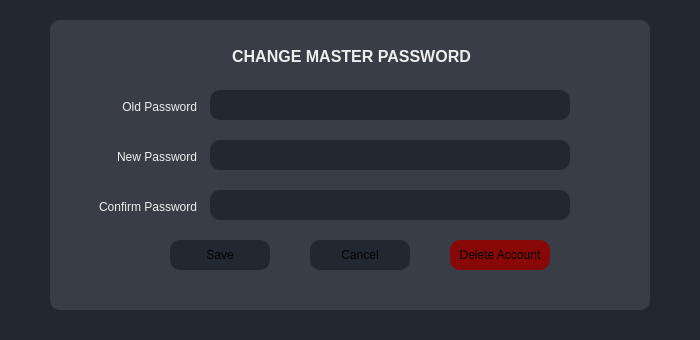
<?xml version="1.0" encoding="UTF-8"?>
<ui version="4.0">
 <class>account_settings</class>
 <widget class="QWidget" name="account_settings">
  <property name="geometry">
   <rect>
    <x>0</x>
    <y>0</y>
    <width>700</width>
    <height>340</height>
   </rect>
  </property>
  <property name="windowTitle">
   <string>Form</string>
  </property>
  <property name="styleSheet">
   <string notr="true">background-color: rgb(34, 40, 49);</string>
  </property>
  <widget class="QFrame" name="frame">
   <property name="geometry">
    <rect>
     <x>50</x>
     <y>20</y>
     <width>600</width>
     <height>290</height>
    </rect>
   </property>
   <property name="styleSheet">
    <string notr="true">background-color: rgb(57, 62, 70);
border-radius: 10px;</string>
   </property>
   <property name="frameShape">
    <enum>QFrame::StyledPanel</enum>
   </property>
   <property name="frameShadow">
    <enum>QFrame::Raised</enum>
   </property>
   <widget class="QPushButton" name="save_button">
    <property name="geometry">
     <rect>
      <x>120</x>
      <y>220</y>
      <width>100</width>
      <height>30</height>
     </rect>
    </property>
    <property name="cursor">
     <cursorShape>PointingHandCursor</cursorShape>
    </property>
    <property name="styleSheet">
     <string notr="true">QPushButton{
    background-color: rgb(34, 40, 49);
}
QPushButton:hover:!pressed {
   background-color: rgb(150, 150, 150);
}</string>
    </property>
    <property name="text">
     <string>Save</string>
    </property>
   </widget>
   <widget class="QTextEdit" name="textEdit_confirm_password">
    <property name="geometry">
     <rect>
      <x>160</x>
      <y>170</y>
      <width>360</width>
      <height>30</height>
     </rect>
    </property>
    <property name="styleSheet">
     <string notr="true">background-color: rgb(34, 40, 49);
padding-top: 3px;
padding-left: 3px;</string>
    </property>
   </widget>
   <widget class="QLabel" name="label">
    <property name="geometry">
     <rect>
      <x>30</x>
      <y>70</y>
      <width>120</width>
      <height>30</height>
     </rect>
    </property>
    <property name="styleSheet">
     <string notr="true">color:rgb(238, 238, 238);
padding-top: 3px;
padding-left: 3px;</string>
    </property>
    <property name="text">
     <string>Old Password</string>
    </property>
    <property name="alignment">
     <set>Qt::AlignRight|Qt::AlignTrailing|Qt::AlignVCenter</set>
    </property>
   </widget>
   <widget class="QLabel" name="label_3">
    <property name="geometry">
     <rect>
      <x>30</x>
      <y>170</y>
      <width>120</width>
      <height>30</height>
     </rect>
    </property>
    <property name="styleSheet">
     <string notr="true">color:rgb(238, 238, 238);
padding-top: 3px;
padding-left: 3px;</string>
    </property>
    <property name="text">
     <string>Confirm Password</string>
    </property>
    <property name="alignment">
     <set>Qt::AlignRight|Qt::AlignTrailing|Qt::AlignVCenter</set>
    </property>
   </widget>
   <widget class="QLabel" name="label_2">
    <property name="geometry">
     <rect>
      <x>30</x>
      <y>120</y>
      <width>120</width>
      <height>30</height>
     </rect>
    </property>
    <property name="styleSheet">
     <string notr="true">color:rgb(238, 238, 238);
padding-top: 3px;
padding-left: 3px;</string>
    </property>
    <property name="text">
     <string>New Password</string>
    </property>
    <property name="alignment">
     <set>Qt::AlignRight|Qt::AlignTrailing|Qt::AlignVCenter</set>
    </property>
   </widget>
   <widget class="QTextEdit" name="textEdit_new_password">
    <property name="geometry">
     <rect>
      <x>160</x>
      <y>120</y>
      <width>360</width>
      <height>30</height>
     </rect>
    </property>
    <property name="styleSheet">
     <string notr="true">background-color: rgb(34, 40, 49);
padding-top: 3px;
padding-left: 3px;</string>
    </property>
   </widget>
   <widget class="QTextEdit" name="textEdit_old_password">
    <property name="geometry">
     <rect>
      <x>160</x>
      <y>70</y>
      <width>360</width>
      <height>30</height>
     </rect>
    </property>
    <property name="styleSheet">
     <string notr="true">background-color: rgb(34, 40, 49);
padding-top: 3px;
padding-left: 3px;</string>
    </property>
   </widget>
   <widget class="QLabel" name="label_5">
    <property name="geometry">
     <rect>
      <x>170</x>
      <y>20</y>
      <width>260</width>
      <height>30</height>
     </rect>
    </property>
    <property name="font">
     <font>
      <pointsize>12</pointsize>
      <bold>true</bold>
     </font>
    </property>
    <property name="styleSheet">
     <string notr="true">color:rgb(238, 238, 238);
padding-top: 3px;
padding-left: 3px;</string>
    </property>
    <property name="text">
     <string>CHANGE MASTER PASSWORD</string>
    </property>
    <property name="alignment">
     <set>Qt::AlignCenter</set>
    </property>
   </widget>
   <widget class="QPushButton" name="cancel_button">
    <property name="geometry">
     <rect>
      <x>260</x>
      <y>220</y>
      <width>100</width>
      <height>30</height>
     </rect>
    </property>
    <property name="cursor">
     <cursorShape>PointingHandCursor</cursorShape>
    </property>
    <property name="styleSheet">
     <string notr="true">QPushButton{
    background-color: rgb(34, 40, 49);
}
QPushButton:hover:!pressed {
   background-color: rgb(150, 150, 150);
}</string>
    </property>
    <property name="text">
     <string>Cancel</string>
    </property>
   </widget>
   <widget class="QPushButton" name="delete_button">
    <property name="geometry">
     <rect>
      <x>400</x>
      <y>220</y>
      <width>100</width>
      <height>30</height>
     </rect>
    </property>
    <property name="cursor">
     <cursorShape>PointingHandCursor</cursorShape>
    </property>
    <property name="styleSheet">
     <string notr="true">QPushButton{
    background-color: rgb(136, 8, 8);
}
QPushButton:hover:!pressed {
   background-color: rgb(255, 0, 0);
}</string>
    </property>
    <property name="text">
     <string>Delete Account</string>
    </property>
   </widget>
  </widget>
 </widget>
 <resources/>
 <connections/>
</ui>
